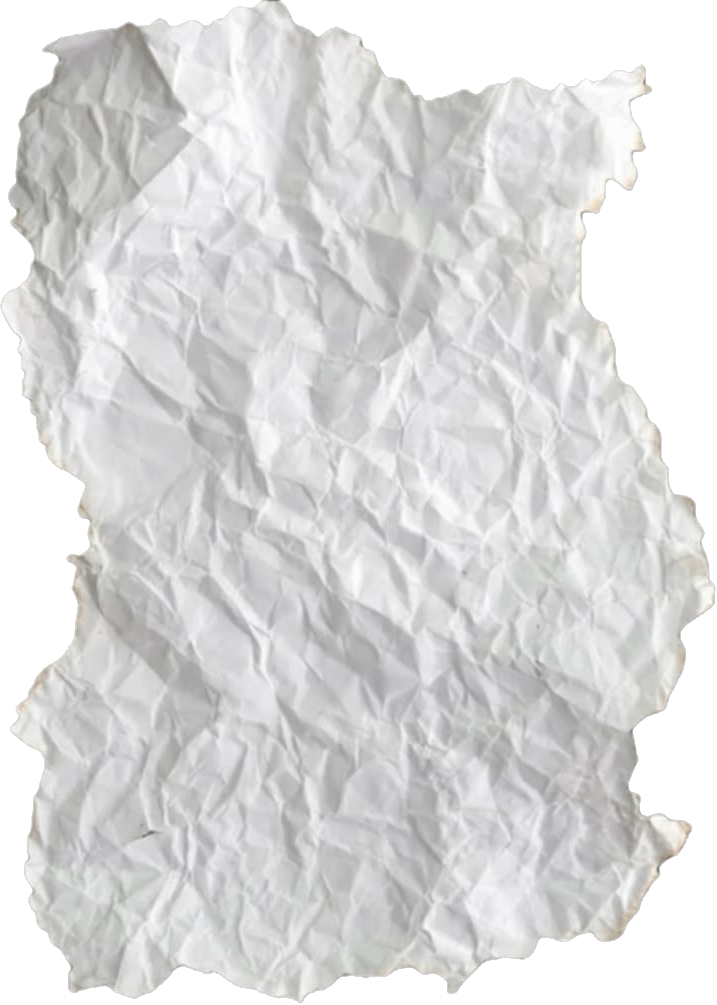
#> input picture assets/crumpled-paper.png, 717 x 1005 px
$ python make-hero.py
#> lines starting #> are read from the running program, lines starting #| are printed output that depends on the picture
#!/usr/bin/env python3
"""Rebuild assets/friend-paper.png (home-page hero) from its two layers.
Usage: /usr/bin/python3 make-hero.py [PAPER_Y]   (PAPER_Y = top of the paper in px, default 128)
"""
import sys
from PIL import Image
W, H = 929, 1411
PAPER_Y = int(sys.argv[1]) if len(sys.argv) > 1 else 128
p = Image.open('assets/crumpled-paper.png').convert('RGBA')
#> p is the input picture: PIL image 717x1005 RGBA; mean R, G, B, A 162.2, 162.2, 162, 197
c = Image.open('assets/pooja-cutout.png').convert('RGBA')
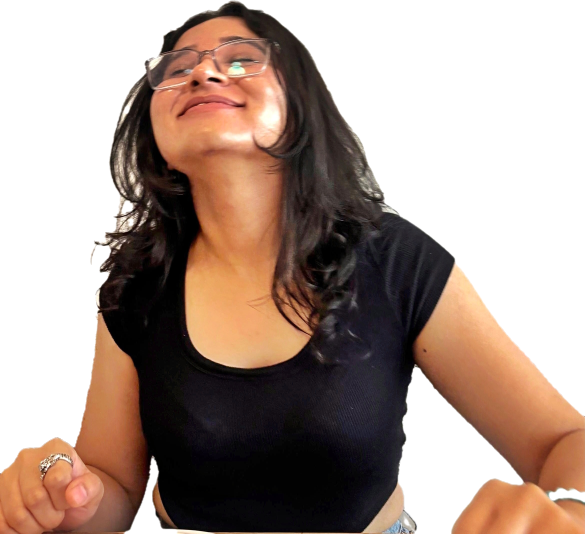
#> input picture assets/pooja-cutout.png, 1170 x 1067 px (shown at 1/2 size)
#> c is the input picture: PIL image 1170x1067 RGBA; mean R, G, B, A 60.6, 41.6, 32.1, 143.4
P = p.resize((W, round(p.height * W / p.width)), Image.LANCZOS)
C = c.resize((W, round(c.height * W / c.width)), Image.LANCZOS)
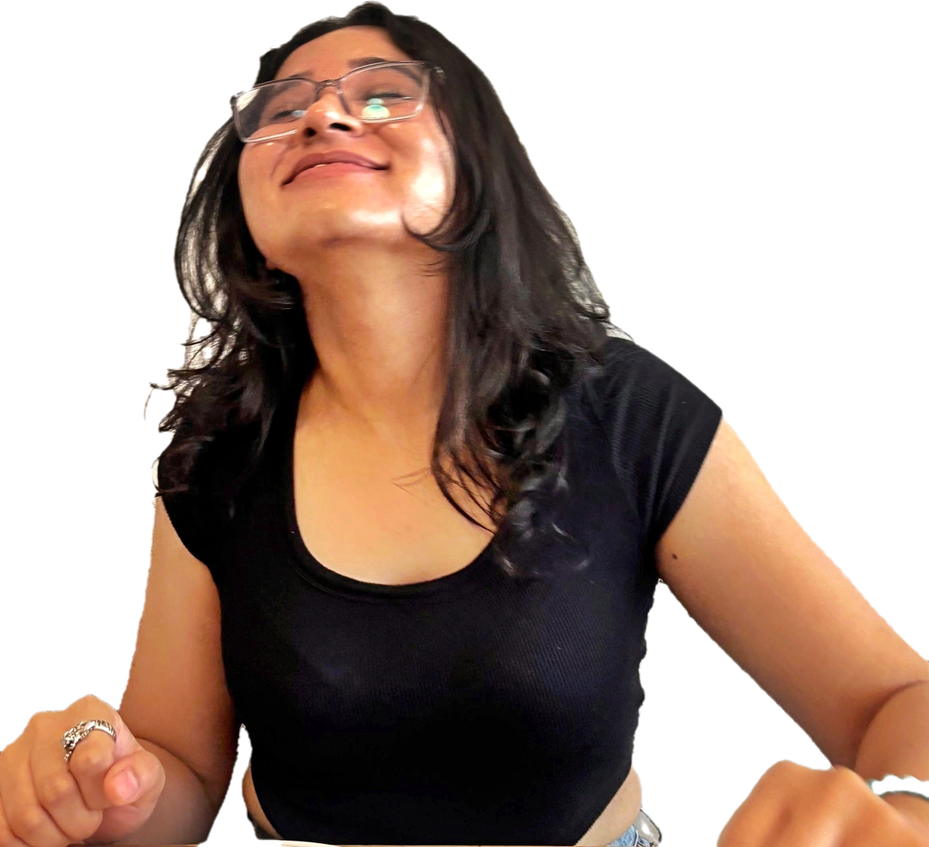
#> C: PIL image 929x847 RGBA; mean R, G, B, A 61.2, 42.2, 32.6, 143.4; transparent parts drawn white
out = Image.new('RGBA', (W, H), (0, 0, 0, 0))
#> out: PIL image 929x1411 RGBA; every value is 0
out.alpha_composite(P, (0, PAPER_Y))
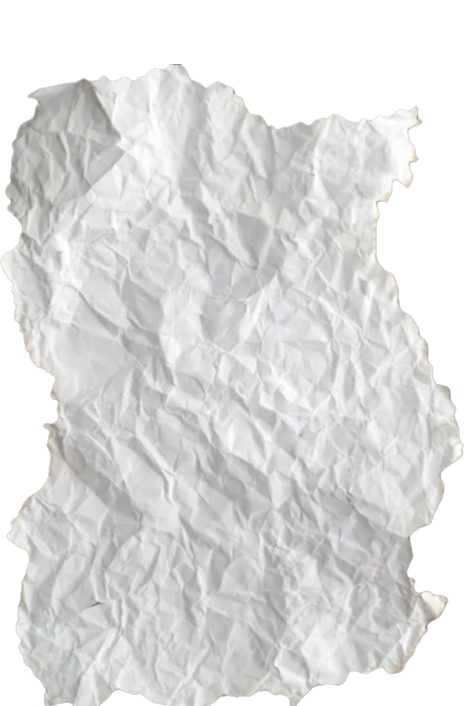
#> out: PIL image 929x1411 RGBA (shown at 1/2 size); mean R, G, B, A 149.7, 149.6, 149.4, 181.7; transparent parts drawn white
out.alpha_composite(C, (0, H - C.height))  # person pinned to the bottom edge
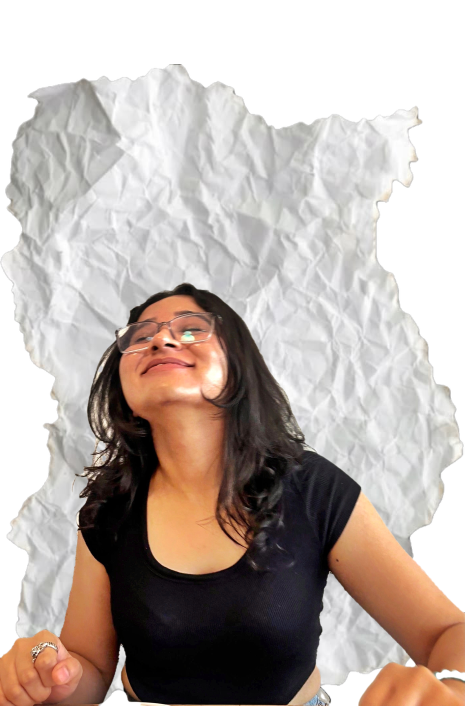
#> out: PIL image 929x1411 RGBA (shown at 1/2 size); mean R, G, B, A 123.1, 111.7, 105.7, 189.5; transparent parts drawn white
out.save('assets/friend-paper.png', optimize=True)
print('wrote assets/friend-paper.png, paper top at', PAPER_Y)
